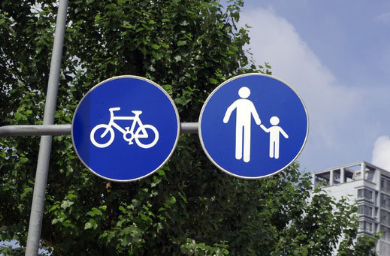
#> input picture lab2/test_sobel.png, 390 x 256 px
$ python -i keypoint.py   (imports and definitions only)
#> lines starting #> are read from the running program, lines starting #| are printed output that depends on the picture
import matplotlib.pyplot as plt
import math
#Преобразование RGB-изображения в  оттенки серого
# [21 lines left out: functions RGB2GRAY, read_image, not called in this run]


def compute_gradient(image_gray):
    height = len(image_gray)
    width = len(image_gray[0])

    # Оператор Собеля
    Gx = [[-1,0,1],
          [-2,0,2],
          [-1,0,1]]

    Gy = [[-1,-2,-1],
          [0,0,0],
          [1,2,1]]

    # Инициализация выходного массива, сохраняющего такой же размер, как и входное изображение
    Ix = [[0 for _ in range(width)] for _ in range(height)]
    Iy = [[0 for _ in range(width)] for _ in range(height)]

    # padding = (kernel_size - 1) // 2 = 1

    # Добавление padding
    padded_image = []
    # Верхний padding
    padded_image.append([0] * (width + 2))
    # Среднее содержимое
    for row in image_gray:
        padded_image.append([0] + row + [0])
    # Нижний padding
    padded_image.append([0] * (width + 2))


    # Вычисление градиента
    for i in range(height):
        for j in range(width):
            sum_x = 0
            sum_y = 0
            for x in range(3):
                for y in range(3):
                    pixel_val = padded_image[i+x][j+y]
                    sum_x += pixel_val * Gx[x][y]
                    sum_y += pixel_val * Gy[x][y]
            Ix[i][j] = sum_x
            Iy[i][j] = sum_y

    return Ix, Iy

# [94 lines left out: functions compute_gradient_products, gaussian_kernal, convolve, compute_R, not called in this run]

#Объединение нескольких функций, реализующих обнаружение углов Харриса
def harris_corner_detection(image_gray,k=0.04,gussian_size=3,sigma=1.5):
    Ix,Iy = compute_gradient(image_gray)
    Ixx,Iyy,Ixy = compute_gradient_products(Ix,Iy)
    kernel = gaussian_kernal(gussian_size,sigma)
    Sxx = convolve(Ixx,kernel)
    Syy = convolve(Iyy,kernel)
    Sxy = convolve(Ixy,kernel)
    R = compute_R(Sxx,Syy,Sxy,k)
    return R

# [119 lines left out: functions non_maximum_suppression, compute_gradient_magnitude_orientation, compute_keypoint_orientations, compute_sift_descriptors, not called in this run]

>>> import cv2
>>> picture = cv2.imread('test_sobel.png', cv2.IMREAD_GRAYSCALE)
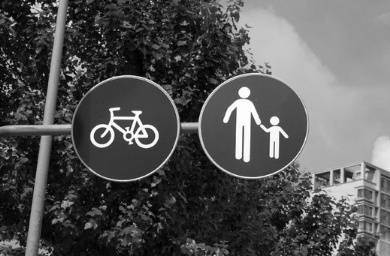
#> picture: shape (256, 390); min 0, max 254, mean 85.4
>>> result = harris_corner_detection(picture)
#> in compute_gradient, `height = len(image_gray)`: height = 256
#> in compute_gradient, `width = len(image_gray[0])`: width = 390
#> after the loop in compute_gradient, `for row in image_gray:`: padded_image = 257 items
#> after the loop in compute_gradient, `for i in range(height):`: Ix = 256 items
#> (the run stopped early here; a loop or call above may not have finished)
